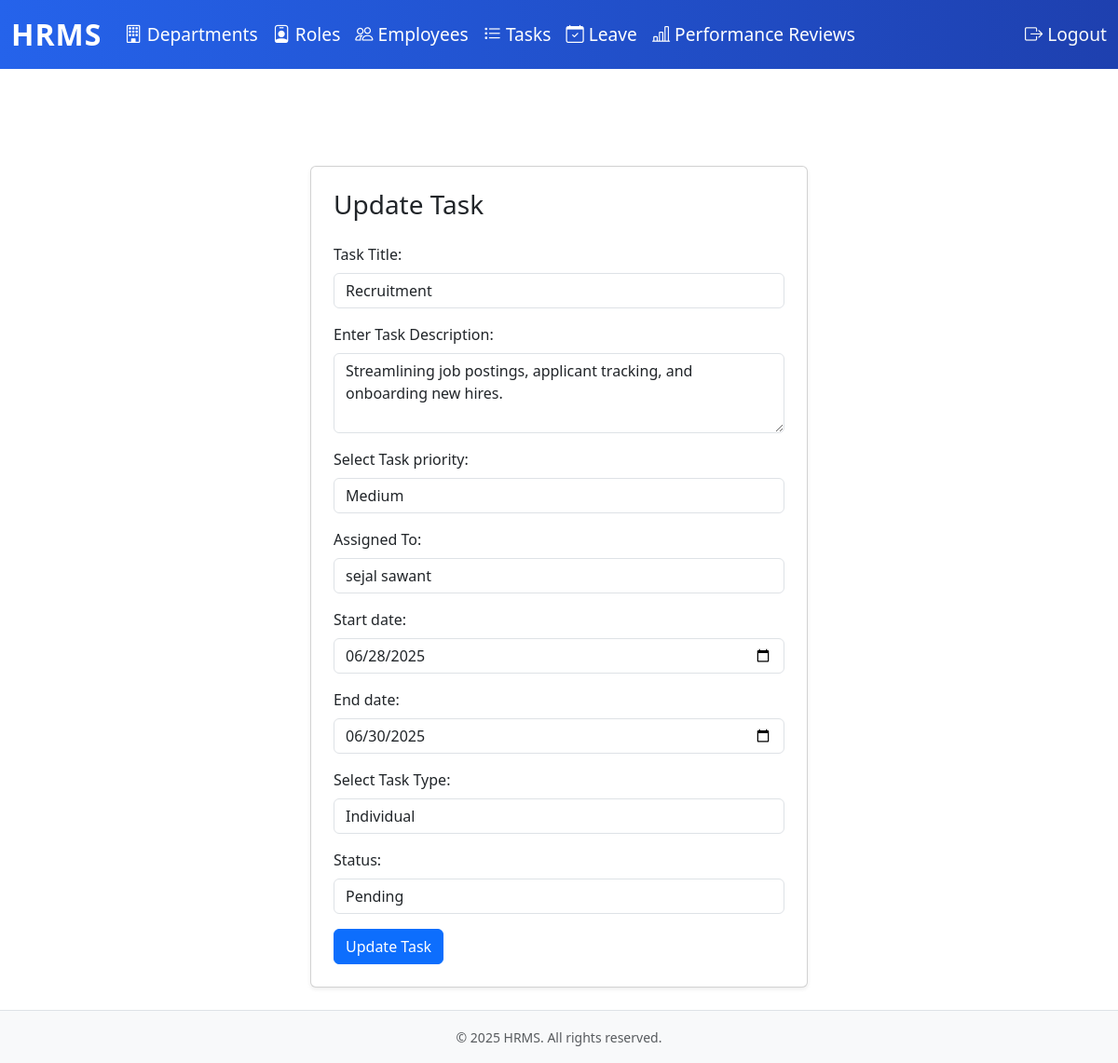
Page /tasks/1/edit/ (signed in) on the committed database.
### hrm_app/models.py (models this page shows, shortened)
class Task(models.Model):
    task_id = models.AutoField(primary_key=True)
    task_title = models.CharField(max_length=100)
    task_description = models.CharField(max_length=300)
    task_priority = models.CharField(max_length=20, choices=[('High', 'High'), ('Medium', 'Medium'), ('Low', 'Low')])
    start_date = models.DateField()
    end_date = models.DateField()
    task_type = models.CharField(max_length=50, choices=[('Individual', 'Individual'), ('Team', 'Team')])
    created_at = models.DateTimeField(default=timezone.now)
    updated_at = models.DateTimeField(auto_now=True)

class TaskAssignment(models.Model):
    assignment_id = models.AutoField(primary_key=True)
    task = models.ForeignKey(Task, on_delete=models.CASCADE, related_name='assignments')
    employee = models.ForeignKey(User, on_delete=models.CASCADE, related_name='task_assignments')
    assigned_by = models.ForeignKey(User, on_delete=models.SET_NULL, null=True, related_name='assigned_tasks')
    assigned_date = models.DateTimeField(default=timezone.now)
    status = models.CharField(max_length=20, choices=[('Pending', 'Pending'), ('In progress', 'In progress'), ('Completed', 'Completed')], default='Pending')
    completed_at = models.DateTimeField(null=True, blank=True)

### hrm_app/views.py (the view)
# urls.py: path('tasks/<int:pk>/edit/', views.task_update, name='task_update'),
@login_required
def task_update(request, pk):
    assignment = get_object_or_404(TaskAssignment, pk=pk)
    if request.method == 'POST':
        form = TaskForm(request.POST, instance=assignment.task)
        assignment_form = TaskAssignmentForm(request.POST, instance=assignment)
        if form.is_valid() and assignment_form.is_valid():
            form.save()
            assignment_form.save()
            messages.success(request, 'Task updated successfully.')
            return redirect('task_dashboard')
    else:
        form = TaskForm(instance=assignment.task)
        assignment_form = TaskAssignmentForm(instance=assignment)
    return render(request, 'hrm_app/task_update.html', {'form': form, 'assignment_form': assignment_form, 'assignment': assignment})

### hrm_app/forms.py
class TaskForm(forms.ModelForm):
    class Meta:
        model = Task
        fields = ['task_title', 'task_description', 'task_priority', 'start_date', 'end_date', 'task_type']
        widgets = {
            'task_title': forms.TextInput(attrs={'class': 'form-control', 'placeholder': 'Enter Task Title'}),
            'task_description': forms.Textarea(attrs={'class': 'form-control', 'placeholder': 'Enter Task Description', 'rows': 3}),
            'task_priority': forms.Select(attrs={'class': 'form-control'}),
            'start_date': forms.DateInput(attrs={'class': 'form-control', 'type': 'date'}),
            'end_date': forms.DateInput(attrs={'class': 'form-control', 'type': 'date'}),
            'task_type': forms.Select(attrs={'class': 'form-control'}),
        }

class TaskAssignmentForm(forms.ModelForm):
    class Meta:
        model = TaskAssignment
        fields = ['employee', 'status']
        widgets = {
            'employee': forms.Select(attrs={'class': 'form-control'}),
            'status': forms.Select(attrs={'class': 'form-control'}),
        }
    def __init__(self, *args, **kwargs):
        super().__init__(*args, **kwargs)
        self.fields['employee'].queryset = User.objects.filter(is_employee=True, status=True)

### hrm_app/models.py (called while the page is built)
    def __str__(self):
        return f"{self.first_name} {self.last_name}"

### hrm_app/templates/hrm_app/task_update.html (shortened to what this page needs)
{% extends 'hrm_app/base.html' %}
{% block content %}
<div class="container py-4">
    <div class="row justify-content-center">
        <div class="col-md-6">
            <div class="card shadow-sm p-4">
                <h3 class="mb-4">Update Task</h3>
                <form method="post">
                    <div class="mb-3">
                        <label class="form-label">Task Title:</label>
                        {{ form.task_title }}
                    </div>
                    <div class="mb-3">
                        <label class="form-label">Enter Task Description:</label>
                        {{ form.task_description }}
                    </div>
                    <div class="mb-3">
                        <label class="form-label">Select Task priority:</label>
                        {{ form.task_priority }}
                    </div>
                    <div class="mb-3">
                        <label class="form-label">Assigned To:</label>
                        {{ assignment_form.employee }}
                    </div>
                    <div class="mb-3">
                        <label class="form-label">Start date:</label>
                        {{ form.start_date }}
                    </div>
                    <div class="mb-3">
                        <label class="form-label">End date:</label>
                        {{ form.end_date }}
                    </div>
                    <div class="mb-3">
                        <label class="form-label">Select Task Type:</label>
                        {{ form.task_type }}
                    </div>
                    <div class="mb-3">
                        <label class="form-label">Status:</label>
                        {{ assignment_form.status }}
                    </div>
                    <button type="submit" class="btn btn-primary">Update Task</button>
                </form>
            </div>
        </div>
    </div>
</div>
{% endblock %}

### hrm_app/templates/hrm_app/base.html (style rules this page uses)
html, body { height: 100%; }
body { display: flex; flex-direction: column; min-height: 100vh; }

### rows in the picture
Task: task_title "Recruitment", task_description "Streamlining job postings, applicant tracking, and onboarding new hires.", task_priority "Medium", start_date "06/28/2025", end_date "06/30/2025", task_type "Individual"
TaskAssignment: employee "sejal sawant", status "Pending"
